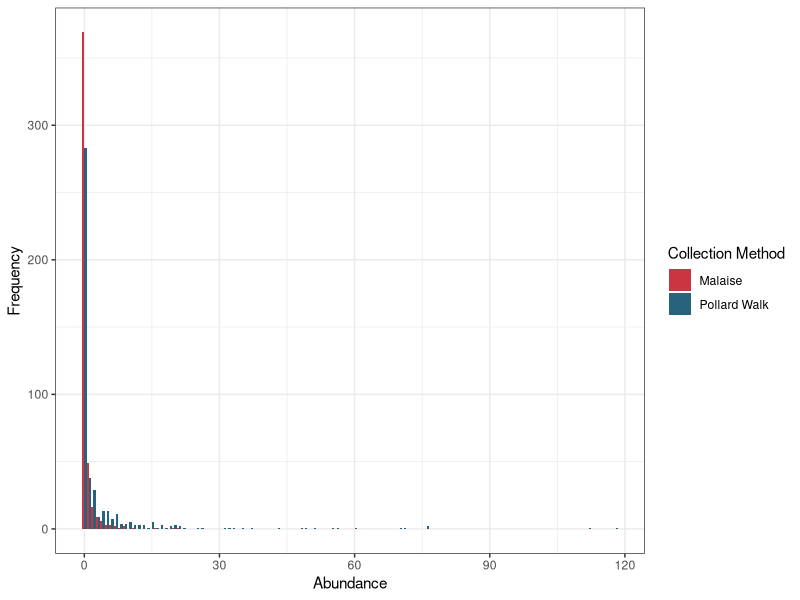

This figure's R source:
## ---- chunk 1
knitr::opts_chunk$set(echo = TRUE)
## ---- chunk 2
library("tidyr")   # for gather
library("ggplot2") # for plotting
library("nlme")    # for mixed-effect models (lme)
bioscan <- read.csv(file = "data/BioScanData.csv")
species.data <- read.csv(file = "data/species-data.csv")

# Drop any rows missing data
bioscan <- na.omit(bioscan)
## ---- chunk 3
# Identify sites with data for each of the two collection methods
pollard.sites <- bioscan$Site.Number[bioscan$Collection.Method == "Pollard Walk"]
malaise.sites <- bioscan$Site.Number[bioscan$Collection.Method == "Malaise"]

# Identify sites with data for *both* collection methods
sites.with.both <- intersect(x = pollard.sites, y = malaise.sites)

# Reduce dataset to only those sites with both types of data
bioscan <- bioscan[bioscan$Site.Number %in% sites.with.both, ]
rownames(bioscan) <- NULL
## ---- chunk 4
# Transform data to long format
bioscan.long <- bioscan %>%
  gather(key = "Species", value = "Abundance", -c(1:4))

# Add species data
bioscan.long <- merge(x = bioscan.long, 
                      y = species.data, 
                      by.x = "Species", 
                      by.y = "species")
# Use the mean of the minimum and maximum as single value for size
bioscan.long$size <- apply(X = bioscan.long[, c("opler.wright.min", "opler.wright.max")],
                           MARGIN = 1,
                           FUN = function(x) {mean(x)})
## ---- chunk 5
# Run simple model, testing the null hypothesis of intercept = 0 (no difference
# in abundance)
simple.model <- lme(Abundance ~ Collection.Method, 
                    random = ~1|Site.Number, 
                    data = bioscan.long)
simple.tTable <- summary(simple.model)$tTable
## ---- chunk 6
# Run a more complex model, with size as a fixed effect, as well as the 
# interaction between size and Collection.Method
size.model <- lme(Abundance ~ Collection.Method + size + Collection.Method*size, 
                  random = ~1|Site.Number, 
                  data = bioscan.long)
size.tTable <- summary(size.model)$tTable
## ---- chunk 7
# Have to do some formatting if p-value is really low, otherwise it just gets 
# reported as "0"
simple.p.value <- "< 0.001"
if (simple.tTable[2, "p-value"] > 0.001) {
  simple.p.value <- paste0("= ", round(simple.tTable[2, "p-value"], 3))
}
## ---- chunk 8
abundance.distribution <- ggplot(data = bioscan.long, 
                                 mapping = aes(x = Abundance, fill = Collection.Method)) +
  geom_histogram(binwidth = 1, position = "dodge") +
  xlab(label = "Abundance") +
  ylab(label = "Frequency") +
  scale_fill_manual(values = c("#CA3542", "#27647B"), name = "Collection Method") +
  theme_bw()
print(abundance.distribution)
## ---- chunk 9
size.tTable <- round(size.tTable, 3)
